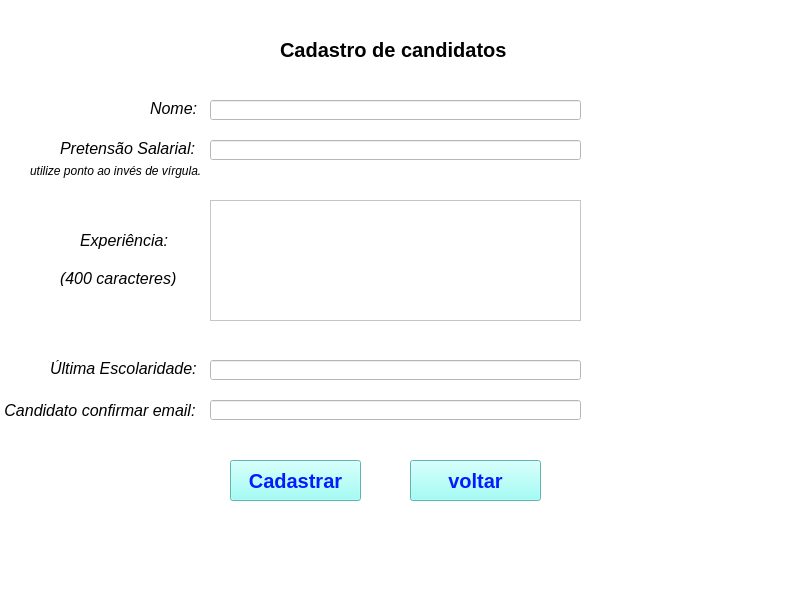
<?xml version="1.0" encoding="UTF-8"?>
<ui version="4.0">
 <class>MainWindow</class>
 <widget class="QMainWindow" name="MainWindow">
  <property name="geometry">
   <rect>
    <x>0</x>
    <y>0</y>
    <width>800</width>
    <height>600</height>
   </rect>
  </property>
  <property name="windowTitle">
   <string>MainWindow</string>
  </property>
  <property name="styleSheet">
   <string notr="true">background-color: rgb(255, 255, 255);</string>
  </property>
  <widget class="QWidget" name="centralwidget">
   <widget class="QLabel" name="label">
    <property name="geometry">
     <rect>
      <x>280</x>
      <y>40</y>
      <width>251</width>
      <height>20</height>
     </rect>
    </property>
    <property name="font">
     <font>
      <pointsize>15</pointsize>
      <weight>75</weight>
      <bold>true</bold>
     </font>
    </property>
    <property name="text">
     <string>Cadastro de candidatos</string>
    </property>
   </widget>
   <widget class="QLabel" name="label_2">
    <property name="geometry">
     <rect>
      <x>150</x>
      <y>100</y>
      <width>61</width>
      <height>16</height>
     </rect>
    </property>
    <property name="font">
     <font>
      <pointsize>12</pointsize>
      <italic>true</italic>
     </font>
    </property>
    <property name="text">
     <string>Nome:</string>
    </property>
   </widget>
   <widget class="QLabel" name="label_3">
    <property name="geometry">
     <rect>
      <x>60</x>
      <y>140</y>
      <width>141</width>
      <height>16</height>
     </rect>
    </property>
    <property name="font">
     <font>
      <pointsize>12</pointsize>
      <italic>true</italic>
     </font>
    </property>
    <property name="text">
     <string>Pretensão Salarial:</string>
    </property>
   </widget>
   <widget class="QLabel" name="label_4">
    <property name="geometry">
     <rect>
      <x>80</x>
      <y>230</y>
      <width>111</width>
      <height>21</height>
     </rect>
    </property>
    <property name="font">
     <font>
      <pointsize>12</pointsize>
      <italic>true</italic>
     </font>
    </property>
    <property name="text">
     <string>Experiência:</string>
    </property>
    <property name="buddy">
     <cstring>até 400 caracteres</cstring>
    </property>
   </widget>
   <widget class="QLabel" name="label_5">
    <property name="geometry">
     <rect>
      <x>50</x>
      <y>360</y>
      <width>161</width>
      <height>16</height>
     </rect>
    </property>
    <property name="font">
     <font>
      <pointsize>12</pointsize>
      <italic>true</italic>
     </font>
    </property>
    <property name="text">
     <string>Última Escolaridade:</string>
    </property>
   </widget>
   <widget class="QLineEdit" name="nomeCandidato">
    <property name="geometry">
     <rect>
      <x>210</x>
      <y>100</y>
      <width>371</width>
      <height>20</height>
     </rect>
    </property>
    <property name="font">
     <font>
      <pointsize>12</pointsize>
     </font>
    </property>
   </widget>
   <widget class="QLineEdit" name="pretensaoSalarial">
    <property name="geometry">
     <rect>
      <x>210</x>
      <y>140</y>
      <width>371</width>
      <height>20</height>
     </rect>
    </property>
    <property name="font">
     <font>
      <pointsize>12</pointsize>
     </font>
    </property>
   </widget>
   <widget class="QTextEdit" name="experiencia">
    <property name="geometry">
     <rect>
      <x>210</x>
      <y>200</y>
      <width>371</width>
      <height>121</height>
     </rect>
    </property>
    <property name="font">
     <font>
      <pointsize>12</pointsize>
     </font>
    </property>
    <property name="placeholderText">
     <string/>
    </property>
   </widget>
   <widget class="QLineEdit" name="ultimaEscolaridade">
    <property name="geometry">
     <rect>
      <x>210</x>
      <y>360</y>
      <width>371</width>
      <height>20</height>
     </rect>
    </property>
    <property name="font">
     <font>
      <pointsize>12</pointsize>
     </font>
    </property>
   </widget>
   <widget class="QPushButton" name="botaoCadastrarCandidato">
    <property name="geometry">
     <rect>
      <x>230</x>
      <y>460</y>
      <width>131</width>
      <height>41</height>
     </rect>
    </property>
    <property name="font">
     <font>
      <pointsize>15</pointsize>
      <weight>75</weight>
      <bold>true</bold>
     </font>
    </property>
    <property name="styleSheet">
     <string notr="true">background-color: rgb(135, 255, 245);
color: rgb(3, 28, 255);</string>
    </property>
    <property name="text">
     <string>Cadastrar</string>
    </property>
   </widget>
   <widget class="QPushButton" name="botaoVoltarCandidato">
    <property name="geometry">
     <rect>
      <x>410</x>
      <y>460</y>
      <width>131</width>
      <height>41</height>
     </rect>
    </property>
    <property name="font">
     <font>
      <pointsize>15</pointsize>
      <weight>75</weight>
      <bold>true</bold>
     </font>
    </property>
    <property name="styleSheet">
     <string notr="true">background-color: rgb(135, 255, 245);
color: rgb(3, 28, 255);</string>
    </property>
    <property name="text">
     <string>voltar</string>
    </property>
   </widget>
   <widget class="QLabel" name="label_6">
    <property name="geometry">
     <rect>
      <x>60</x>
      <y>270</y>
      <width>121</width>
      <height>16</height>
     </rect>
    </property>
    <property name="font">
     <font>
      <pointsize>12</pointsize>
      <italic>true</italic>
     </font>
    </property>
    <property name="text">
     <string>(400 caracteres)</string>
    </property>
   </widget>
   <widget class="QLabel" name="label_8">
    <property name="geometry">
     <rect>
      <x>30</x>
      <y>160</y>
      <width>181</width>
      <height>21</height>
     </rect>
    </property>
    <property name="font">
     <font>
      <pointsize>9</pointsize>
      <italic>true</italic>
     </font>
    </property>
    <property name="text">
     <string>utilize ponto ao invés de vírgula.</string>
    </property>
   </widget>
   <widget class="QLabel" name="label_9">
    <property name="geometry">
     <rect>
      <x>0</x>
      <y>400</y>
      <width>211</width>
      <height>20</height>
     </rect>
    </property>
    <property name="font">
     <font>
      <pointsize>12</pointsize>
      <italic>true</italic>
     </font>
    </property>
    <property name="text">
     <string> Candidato confirmar email:</string>
    </property>
   </widget>
   <widget class="QLineEdit" name="emailCandidato">
    <property name="geometry">
     <rect>
      <x>210</x>
      <y>400</y>
      <width>371</width>
      <height>20</height>
     </rect>
    </property>
    <property name="font">
     <font>
      <pointsize>12</pointsize>
     </font>
    </property>
   </widget>
  </widget>
  <widget class="QMenuBar" name="menubar">
   <property name="geometry">
    <rect>
     <x>0</x>
     <y>0</y>
     <width>800</width>
     <height>21</height>
    </rect>
   </property>
  </widget>
  <widget class="QStatusBar" name="statusbar"/>
 </widget>
 <resources/>
 <connections/>
</ui>
